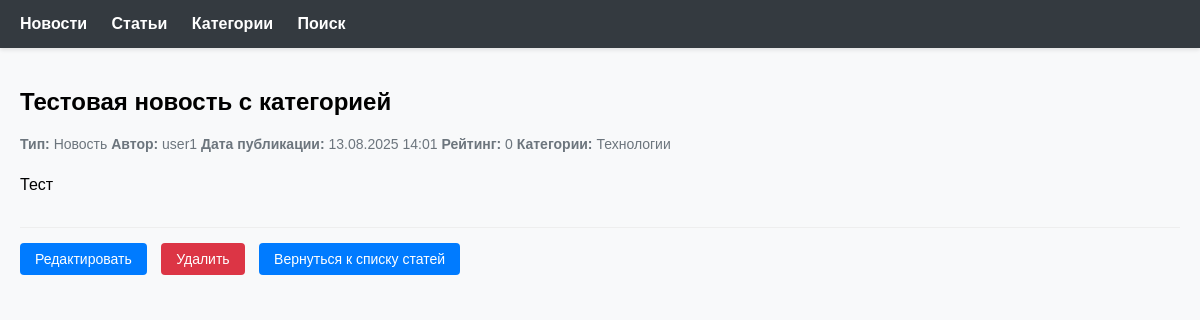
/articles/7/, run on the app's committed database.
### NewsPortal/models.py (models this page shows, shortened)
class Post(models.Model):
    ARTICLE = 'AR'
    NEWS = 'NW'
    POST_TYPES = [
        (ARTICLE, 'Статья'),
        (NEWS, 'Новость'),
    ]
    author = models.ForeignKey(
        Author,
        on_delete=models.CASCADE,
        related_name='posts'
    )
    post_type = models.CharField(max_length=2, choices=POST_TYPES)
    created_at = models.DateTimeField(auto_now_add=True)
    categories = models.ManyToManyField(
        Category,
        through='PostCategory',
        related_name='posts'
    )
    title = models.CharField(max_length=200)
    content = models.TextField()
    rating = models.IntegerField(default=0)
    def get_categories_display(self):
        return ", ".join([category.name for category in self.categories.all()])
    def get_post_type_display_name(self):
        return dict(self.POST_TYPES).get(self.post_type, 'Неизвестный тип')

class Author(models.Model):
    user = models.OneToOneField(User, on_delete=models.CASCADE)
    rating = models.IntegerField(default=0)
    bio = models.TextField(blank=True, null=True)
    created_at = models.DateTimeField(auto_now_add=True)

class Category(models.Model):
    name = models.CharField(max_length=100, unique=True)
    subscribers = models.ManyToManyField(User, related_name='subscribed_categories', blank=True)

### NewsPortal/views.py (the view)
# urls.py: path('articles/<int:pk>/', views.article_detail, name='article_detail'),
def article_detail(request, pk):
    article = get_object_or_404(Post, pk=pk)
    return render(request, 'news/article_detail.html', {'article': article})

### NewsPortal/context_processors.py (called while the page is built)
def site_info(request):
    return {
        'SITE_NAME': getattr(settings, 'SITE_NAME', 'News Portal'),
        'SITE_URL': getattr(settings, 'SITE_URL', 'localhost:8000'),
    }

def site_settings(request):
    return {
        'SITE_NAME': settings.SITE_NAME,
        'SITE_URL': settings.SITE_URL,
    }

def social_login_buttons(request):
    return {
        'social_login_buttons': mark_safe(
            '<a href="/accounts/yandex/login/?process=login" class="btn yandex-btn">'
            '<img src="https://upload.wikimedia.org/wikipedia/commons/thumb/9/91/Yandex_icon.svg/512px-Yandex_icon'
            '.svg.png"'
            'alt="Yandex" width="20"> Войти через Yandex'
            '</a>'
        )
    }

### NewsPortal/templatetags/news_filters.py (called while the page is built)
@register.filter(name='censor')
def censor(value):
    if not isinstance(value, str):
        raise TypeError(f"Фильтр 'censor' применяется к строке, а не к {type(value)}")
    BAD_WORDS = [
        'анус',
        'аборт',
        'бздун',
        'беспезды',
        'бздюх',
        'бля',
        'блудилище',
        'блядво',
        'блядеха',
        'блядина',
        'блядистка',
    ]
    pattern = r'\b(' + '|'.join(BAD_WORDS) + r')\b'
    regex = re.compile(pattern, re.IGNORECASE)
    def replace_match(match):
        word = match.group(0)
        return word[0] + '*' * (len(word) - 1)
    return mark_safe(regex.sub(replace_match, value))

### NewsPortal/templates/news/article_detail.html (shortened to what this page needs)
{% extends 'default.html' %}
{% load news_filters %}
{% block content %}
    <article>
        <h1>{{ article.title|censor }}</h1>
        <div class="news-meta">
            <strong>Тип:</strong> {{ article.get_post_type_display_name }}
            <strong>Автор:</strong> {{ article.author.user.username }}
            <strong>Дата публикации:</strong> {{ article.created_at|date:"d.m.Y H:i" }}
            <strong>Рейтинг:</strong> {{ article.rating }}
            <strong>Категории:</strong> {{ article.get_categories_display }}
        </div>
        <div class="news-content">
            {{ article.content|censor|linebreaks }}
        </div>
        <div class="actions">
            <a href="{% url 'NewsPortal:article_edit' article.pk %}" class="btn">Редактировать</a>
            <a href="{% url 'NewsPortal:article_delete' article.pk %}" class="btn danger">Удалить</a>
            <a href="{% url 'NewsPortal:article_list' %}" class="btn">Вернуться к списку статей</a>
        </div>
    </article>
{% endblock %}

### NewsPortal/templates/default.html (style rules this page uses)
body { font-family: Arial, sans-serif; margin: 0; padding: 0; background-color: #f8f9fa; }
a { color: #007bff; text-decoration: none; }
.news-content { margin-top: 20px; line-height: 1.6; font-size: 16px; }
.news-meta { color: #6c757d; margin-bottom: 20px; font-size: 14px; }
.btn { display: inline-block; padding: 8px 15px; background: #007bff; color: white; border-radius: 4px; text-decoration: none; margin-right: 10px; font-size: 14px; border: none; cursor: pointer; transition: background 0.3s; }
.btn.danger { background: #dc3545; }
.actions { margin-top: 30px; padding-top: 15px; border-top: 1px solid #eee; }

### data on the page
Post: title|censor "Тестовая новость с категорией", get_post_type_display_name "Новость", author.user.username "user1", created_at "13.08.2025 14:01", rating "0", categories "Технологии", content|censor "Тест"
